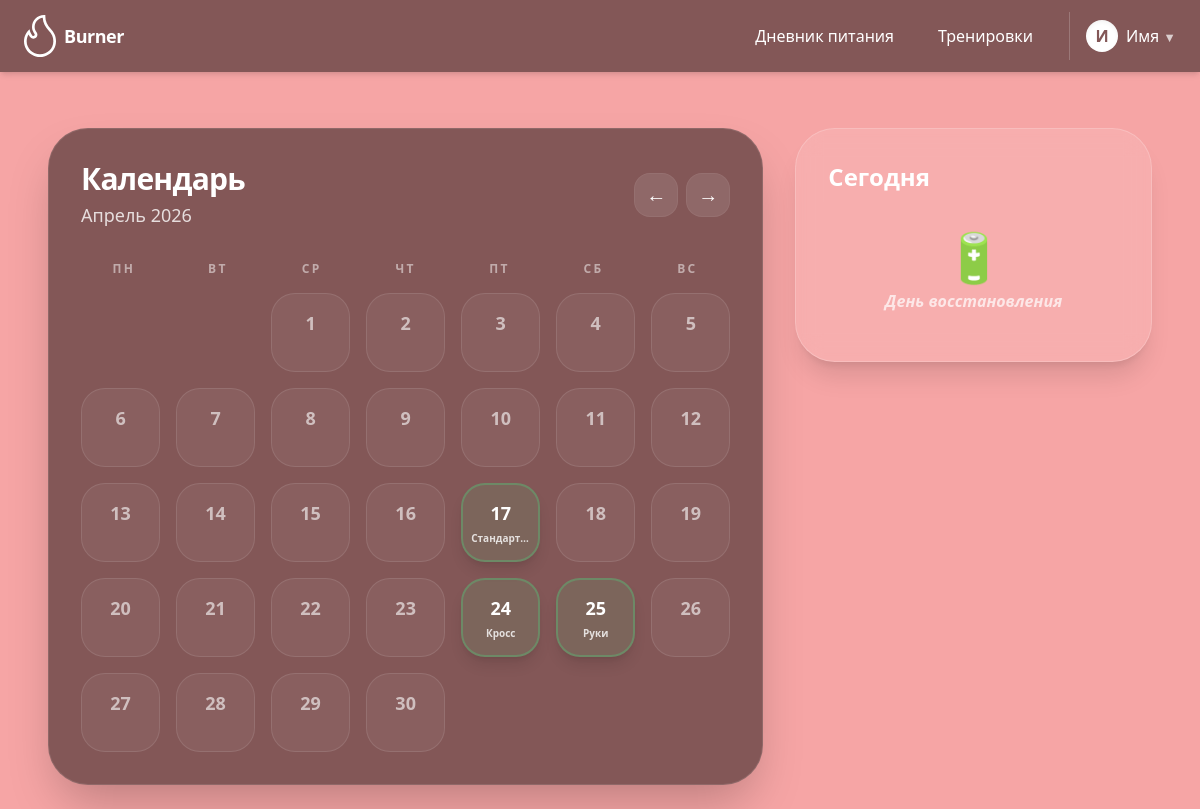
The app's page /workout/?year=2026&month=4 (signed in) with its own data.
### a_profile/models.py (models this page shows, shortened)
class Profile(models.Model):
    class Male(models.TextChoices):
        MAN = "Мужской", "Мужской"
        WOMAN = (
            "Женский",
            "Женский",
        )
        NONE = "Не указан", "Не указан"
    class Goal(models.TextChoices):
        LOSS = "Сброс", "Сброс"
        MAINTANE = (
            "Поддержание",
            "Поддержание",
        )
        ADD = "Набор", "Набор"
    class Activity(models.IntegerChoices):
        SEAT = 1, "Отсутствие тренировок"
        LIGHT = 2, "1–3 тренировки в неделю"
        MID = 3, "3–5 тренировок в неделю"
        HIGH = 4, "6–7 тренировок в неделю"
        OVERHIGH = 5, "Профессиональный спорт"
    user = models.OneToOneField(User, on_delete=models.CASCADE, related_name="profile")
    f_name = models.CharField(max_length=20, blank=True, default="Имя")
    l_name = models.CharField(max_length=20, blank=True, default="Фамилия")
    email = models.EmailField( blank=True)
    male = models.CharField(max_length=20, choices=Male.choices, default=Male.NONE)
    goal = models.CharField(max_length=20, choices=Goal.choices, default=Goal.MAINTANE)
    activity = models.IntegerField(choices=Activity.choices, default=Activity.LIGHT)
    plusstatus = models.BooleanField(default=False)
    height = models.DecimalField(max_digits=4, decimal_places=1, default=0.0)
    weight = models.DecimalField(max_digits=4, decimal_places=1, default=0.0)
    dete_birth = models.DateField(null=True)
    created = models.DateTimeField(auto_now_add=True)

### a_main/models.py (models this page shows, shortened)
class Workout(models.Model):
    user = models.ForeignKey(User, on_delete=models.CASCADE, related_name='workouts')
    date = models.DateTimeField(default=timezone.now)
    type = models.CharField(max_length=50, default='Стандартная')
    duration = models.IntegerField(default=0, null=True)

### a_main/views.py (the view)
# urls.py: path('workout/', workout_view, name='workout'),
@login_required
def workout_view(request):
    import datetime
    current_date = datetime.date.today()
    try:
        year = int(request.GET.get('year', current_date.year))
        month = int(request.GET.get('month', current_date.month))
    except ValueError:
        year = current_date.year
        month = current_date.month
    if month < 1 or month > 12:
        month = current_date.month
        year = current_date.year
    prev_month = 12 if month == 1 else month - 1
    prev_year = year - 1 if month == 1 else year
    next_month = 1 if month == 12 else month + 1
    next_year = year + 1 if month == 12 else year
    workouts_this_month = Workout.objects.filter(
        user=request.user,
        date__year=year,
        date__month=month
    )
    workouts_by_day = {}
    for workout in workouts_this_month:
        day = workout.date.day
        workouts_by_day[day] = workout
    cal = calendar.Calendar(firstweekday=0) # 0 означает, что неделя начинается с Понедельника
    month_days = cal.monthdayscalendar(year, month)
    calendar_grid = []
    for week in month_days:
        week_data = []
        for day in week:
            if day == 0:
                week_data.append({'day': 0, 'workout': None, 'is_today': False})
            else:
                is_today = (year == current_date.year and month == current_date.month and day == current_date.day)
                week_data.append({
                    'day': day,
                    'workout': workouts_by_day.get(day), # Достаем тренировку из словаря, если она есть
                    'is_today': is_today
                })
        calendar_grid.append(week_data)
    month_names = ['', 'Январь', 'Февраль', 'Март', 'Апрель', 'Май', 'Июнь',
                   'Июль', 'Август', 'Сентябрь', 'Октябрь', 'Ноябрь', 'Декабрь']
    today_workout = Workout.objects.filter(user=request.user, date__date=current_date).first()
    context = {
        'calendar_grid': calendar_grid,
        'current_month_name': f"{month_names[month]} {year}",
        'prev_year': prev_year, 'prev_month': prev_month,
        'next_year': next_year, 'next_month': next_month,
        'today_workout': today_workout,
    }
    return render(request, 'a_main/workout.html', context)

### templates/a_main/workout.html (shortened to what this page needs)
{% extends 'base.html' %}
{% load static %}
{% block content %}
<main class="max-w-6xl mx-auto p-4 sm:p-6 mt-4 lg:mt-8 flex flex-col lg:flex-row gap-8 items-start">
    <div class="w-full lg:w-2/3 bg-[#835757] rounded-[2.5rem] p-6 sm:p-8 text-white shadow-2xl border border-white/10 relative overflow-hidden">
        <div class="flex justify-between items-center mb-8 relative z-10">
            <div>
                <h1 class="text-3xl font-black tracking-tight">Календарь</h1>
                <p class="text-lg opacity-80 mt-1 font-medium">{{ current_month_name }}</p>
            </div>
            <div class="flex gap-2">
                <a href="?year={{ prev_year }}&month={{ prev_month }}"
                   class="w-11 h-11 bg-white/10 rounded-2xl flex items-center justify-center hover:bg-white/20 transition-all active:scale-90 border border-white/5">
                   <span class="text-xl">←</span>
                </a>
                <a href="?year={{ next_year }}&month={{ next_month }}"
                   class="w-11 h-11 bg-white/10 rounded-2xl flex items-center justify-center hover:bg-white/20 transition-all active:scale-90 border border-white/5">
                   <span class="text-xl">→</span>
                </a>
            </div>
        </div>
        <div class="grid grid-cols-7 gap-2 mb-4 text-center text-[10px] sm:text-xs font-black opacity-50 uppercase tracking-[0.2em] relative z-10">
            <div>Пн</div><div>Вт</div><div>Ср</div><div>Чт</div><div>Пт</div><div>Сб</div><div>Вс</div>
        </div>
        <div class="grid grid-cols-7 gap-2 sm:gap-4 relative z-10">
            {% for week in calendar_grid %}
                {% for data in week %}
                    {% if data.day == 0 %}
                        <div class="aspect-square"></div>
                    {% else %}
                        <div class="relative group">
                            {% if data.workout %}
                                <a href="{%url 'workout-edit' data.workout.id %}"
                                   class="aspect-square rounded-2xl sm:rounded-[1.5rem] flex flex-col items-center justify-center p-1 transition-all duration-300 shadow-lg border-2
                                   {% if data.is_today %} border-white bg-green-500 {% else %} border-green-400/30 bg-green-400/10 hover:bg-green-400/20 {% endif %}">
                                    <span class="text-sm sm:text-lg font-black">{{ data.day }}</span>
                                    <span class="text-[8px] sm:text-[10px] font-bold mt-1 opacity-80 truncate w-full text-center px-1">
                                        {{ data.workout.type }}
                                    </span>
                                </a>
                            {% else %}
                                <a href="{% url 'workout-add'  %}"
                                   class="aspect-square bg-white/5 border border-white/10 rounded-2xl sm:rounded-[1.5rem] flex flex-col items-center justify-center p-1 hover:bg-white/10 hover:border-white/30 transition-all group/day">
                                    <span class="text-sm sm:text-lg font-bold opacity-60 group-hover/day:opacity-100">{{ data.day }}</span>
                                </a>
                            {% endif %}
                        </div>
                    {% endif %}
                {% endfor %}
            {% endfor %}
        </div>
    </div>
    <div class="w-full lg:w-1/3 space-y-6">
        <div class="bg-white/10 backdrop-blur-md rounded-[2.5rem] p-6 sm:p-8 text-white border border-white/20 shadow-xl">
            {% if edit_mode %}
                <div class="flex justify-between items-start mb-6">
                    <div>
                        <h2 class="text-2xl font-black">Редактирование</h2>
                        <p class="text-sm opacity-60">Запись #{{ workout.id }}</p>
                    </div>
                    <form action="{% url 'workout-delete' %}" method="POST" onsubmit="return confirm('Удалить эту тренировку?')">
                        {% csrf_token %}
                        <button type="submit" class="w-12 h-12 bg-red-500/20 text-red-300 rounded-2xl flex items-center justify-center hover:bg-red-500 hover:text-white transition-all border border-red-500/30">
                            🗑
                        </button>
                    </form>
                </div>
            {% else %}
                <h2 class="text-2xl font-black mb-6">Сегодня</h2>
                {% if today_workout %}
                    <div class="bg-white/10 rounded-3xl p-5 border border-white/10 mb-2">
                        <p class="text-xl font-bold">{{ today_workout.type }}</p>
                        <div class="flex gap-4 mt-2 text-xs font-bold opacity-70 uppercase tracking-widest">
                            <span>⏱ {{ today_workout.duration }} мин</span>
                            <span>🕒 {{ today_workout.date|date:"H:i" }}</span>
                        </div>
                    </div>
                {% else %}
                    <div class="text-center py-4">
                        <span class="text-5xl block mb-2">🔋</span>
                        <p class="font-bold opacity-70 italic">День восстановления</p>
                    </div>
                {% endif %}
            {% endif %}
        </div>
    </div>
</main>
{% endblock %}

### templates/includes/header.html (shortened to what this page needs)
{% load static %}
<header class="flex justify-between items-center bg-[#835757] text-white px-6 py-3 sticky top-0 z-50 shadow-md">
  <a href="/" class="flex items-center gap-2 hover:opacity-80 transition group">
    <img src="{% static 'images/logo.svg' %}" class="w-8 transition-transform group-hover:scale-110" alt="Logo">
    <h1 class="text-lg font-bold tracking-tight">Burner</h1>
  </a>
  <nav class="flex items-center gap-3">
    {% if user.is_authenticated %}
    <a href="{% url 'nutricion'  %}" class="hover:bg-[#573a3a] px-4 py-2 rounded-lg transition font-medium">Дневник
      питания</a>
    <a href="{% url 'workout' %}" class="hover:bg-[#573a3a] px-4 py-2 rounded-lg transition font-medium">Тренировки</a>
    <div class="relative group py-2 ml-2 border-l border-white/20 pl-4">
      <div class="flex items-center gap-2 cursor-pointer">
        {% if user.profile %}
        <div
          class="w-8 h-8 rounded-full bg-white text-[#835757] flex items-center justify-center font-bold shadow-inner">
          {{ user.profile.f_name.0}}
        </div>
        <span class="hidden sm:inline font-medium">{{ user.profile.f_name }} <small class="opacity-70">▼</small></span>
        {% else %}
        <div
          class="w-8 h-8 rounded-full bg-white text-[#835757] flex items-center justify-center font-bold shadow-inner">
          {{ user.username.0}}
        </div>
        <span class="hidden sm:inline font-medium">{{ user.username }} <small class="opacity-70">▼</small></span>
        {% endif %}
      </div>
        {% else %}
        <a href="{% url 'account_login' %}"
          class="bg-white/10 text-white px-4 py-2 rounded-xl font-medium hover:bg-white/20 transition">Войти</a>
        <a href="{% url 'account_signup' %}"
          class="bg-white/20 text-white px-4 py-2 rounded-xl font-bold hover:bg-white/30 transition shadow-md">Регистрация</a>
        {% endif %}
    </div>
  </nav>
</header>

### records on screen
Workout: day "17", workout.type "Стандарт…"
Workout: day "24", workout.type "Кросс"
Workout: day "25", workout.type "Руки"

### other values on screen
{{ user.profile.f_name.0 }} "И"
{{ user.profile.f_name }} "Имя"
{{ current_month_name }} "Апрель 2026"
{{ data.day }} "1" "2" "3" "4" "5" "6" "7" "8" "9" "10" "11" "12" "13" "14" "15" "16" "18" "19" "20" "21" "22" "23" "26" "27" "28" "29" "30"
